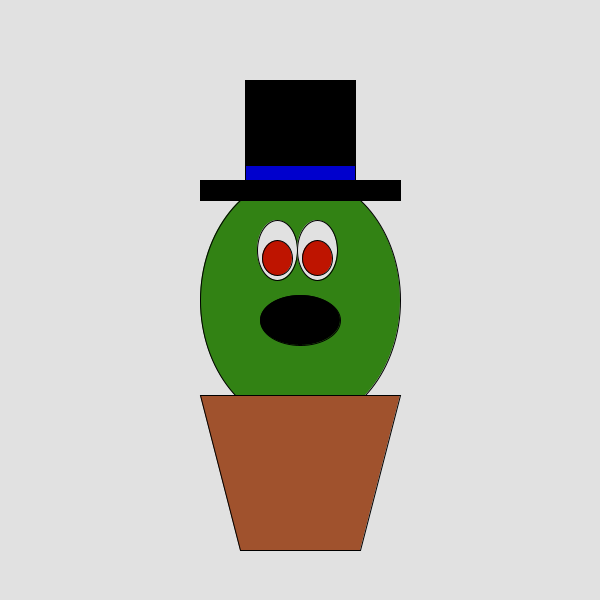
Frame 1 (no input)
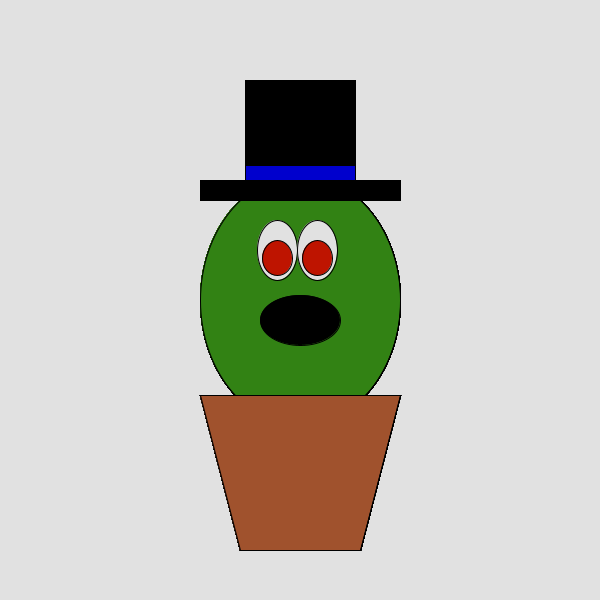
Frame 60 (the mouse pressed at the canvas centre just before this capture)
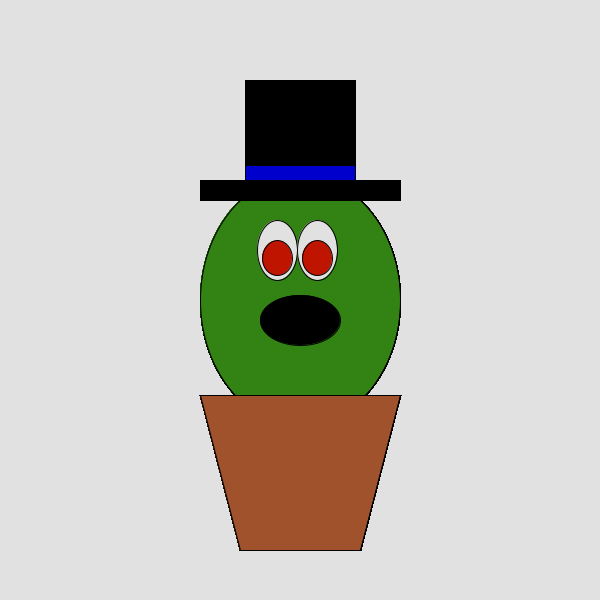
Frame 120 (the mouse held since frame 60 and released just before this capture)

The Processing sketch that drew these frames (run headless with seeded random() and noise(); from frame 60 on, the mouse is pressed at the canvas centre):

// Processing sketch: processing_133378
// ── processing_133378.pde

// This Sketch Code creates a two-d plant charcter

//The Size of the sketch and background color
void setup(){
  size(600,600);
  background(225,225,225);
}

void draw() {
  //Body and fill(green)
  fill(50,130,20);
  ellipse(300,300,200,250);
  noFill();
  
  //Mouth and fill(black)
  fill(0,0,0);
  ellipse(300,320,80,50);
  noFill();
  
  //Eyes and fill(white)
  fill(225,225,225);
  ellipse(277,250,40,60);
  ellipse(317,250,40,60);
  noFill();
  
  //Pupils and fill(red)
  fill(190,20,0);
  ellipse(277,258,30,35);
  ellipse(317,258,30,35);
  noFill();
  
  //pot and fill(brown)
  fill(160,82,45);
  quad(200,395,400,395,360,550,240,550);
  noFill();
  
  //Hat and fill (black)
  fill(0,0,0);
  rect(245,80,110,120);
  rect(200,180,200,20);
  noFill();
  
  //Stripe and fill(red)
  fill(0,0,205);
  rect(245,165,110,15);
  noFill();
  
}
